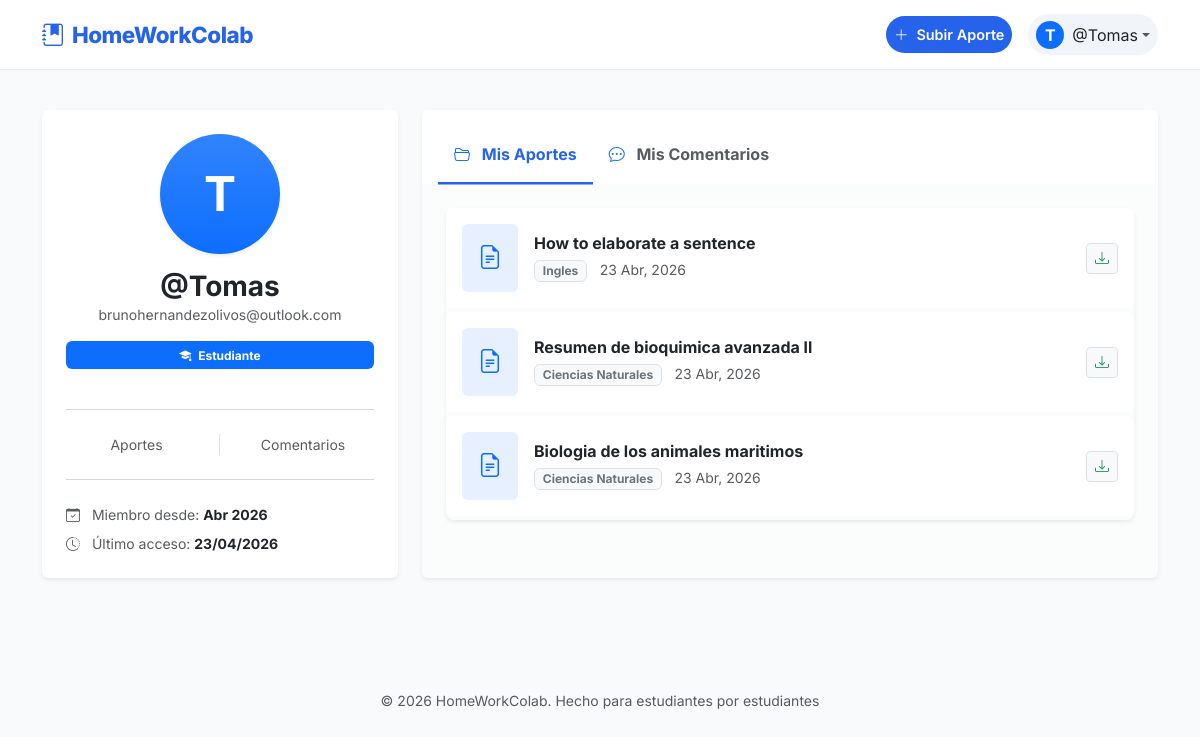
The page /usuarios/perfil/ (signed in) on the database as committed earlier.
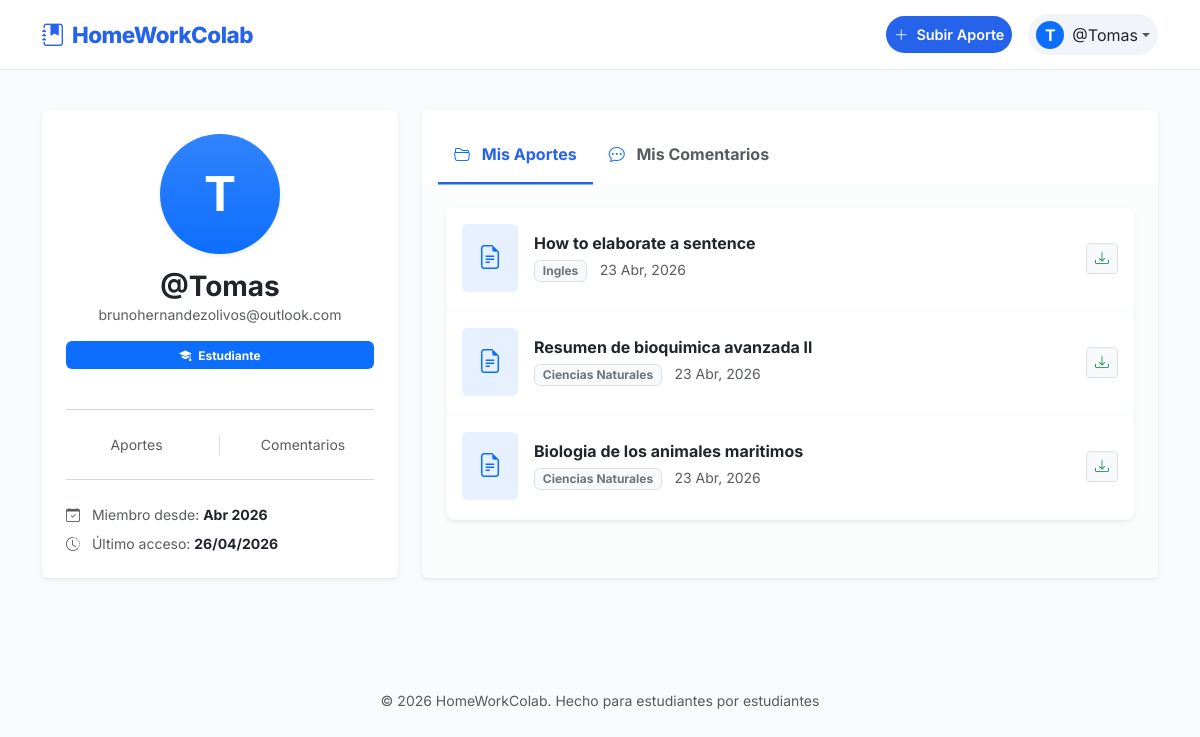
The same page on the database as committed later.
### users/models.py (models this page shows, shortened)
class CustomUser(AbstractUser):
    fecha_registro= models.DateTimeField(auto_now_add=True)
    is_moderador = models.BooleanField('Es Moderador', default=False)

### users/views.py (the view)
# urls.py: path('perfil/', views.perfil, name='perfil'),
@login_required
def perfil(request):
    mis_trabajos = Trabajo.objects.filter(usuario=request.user).order_by('-fecha_subida')
    return render(request, 'users/perfil.html', {
        'mis_trabajos': mis_trabajos
    })

### templates/users/perfil.html (shortened to what the changed rows need)
{% extends 'base.html' %}
{% block content %}
<div class="row g-4 mb-5">
    <div class="col-lg-4">
        <div class="card p-4 text-center border-0 shadow-sm fade-in-up">
            <div class="mx-auto mb-3 d-flex align-items-center justify-content-center bg-primary bg-gradient text-white rounded-circle shadow-sm" style="width: 120px; height: 120px; font-size: 3rem; font-weight: bold;">
                {{ user.username|make_list|first|upper }}
            </div>
            <h3 class="fw-bold text-dark mb-0">@{{ user.username }}</h3>
            <p class="text-muted small mb-3">{{ user.email }}</p>
            {% if user.is_staff %}
                <span class="badge bg-danger mb-3 px-3 py-2"><i class="bi bi-shield-lock-fill me-1"></i> Administrador</span>
            {% else %}
                <span class="badge bg-primary mb-3 px-3 py-2"><i class="bi bi-mortarboard-fill me-1"></i> Estudiante</span>
            {% endif %}
            <hr class="text-muted my-4">
            <div class="row text-center">
                <div class="col-6 border-end">
                </div>
                <div class="col-6">
                </div>
            </div>
            <hr class="text-muted my-4">
            <div class="text-start small text-muted">
                <p class="mb-2"><i class="bi bi-calendar-check me-2"></i> Miembro desde: <strong class="text-dark">{{ user.date_joined|date:"M Y" }}</strong></p>
                <p class="mb-0"><i class="bi bi-clock-history me-2"></i> Último acceso: <strong class="text-dark">{{ user.last_login|date:"d/m/Y" }}</strong></p>
            </div>
        </div>
    </div>
</div>
{% endblock %}

### templates/base.html (shortened to what this page needs)
<!doctype html>
<html lang="es">
  <head>
    <link
      href="https://cdn.jsdelivr.net/npm/bootstrap@5.3.0/dist/css/bootstrap.min.css"
      rel="stylesheet"
    />
    <link
      rel="stylesheet"
      href="https://cdn.jsdelivr.net/npm/bootstrap-icons@1.11.0/font/bootstrap-icons.css"
    />
  </head>
  <body>
    <nav class="navbar navbar-expand-lg sticky-top mb-4">
      <div class="container">
        <a
          class="navbar-brand d-flex align-items-center"
          href="{% url 'home' %}"
        >
          <i class="bi bi-journal-bookmark-fill me-2"></i> HomeWorkColab
        </a>
        <div class="collapse navbar-collapse" id="navbarNav">
          <ul class="navbar-nav ms-auto align-items-center gap-2 mt-3 mt-lg-0">
            {% if user.is_authenticated %}
            <li class="nav-item">
              <a
                class="nav-link btn-upload-nav d-flex align-items-center"
                href="{% url 'trabajos:subir' %}"
              >
                <i class="bi bi-plus-lg me-2"></i> Subir Aporte
              </a>
            </li>
            <li class="nav-item dropdown ms-lg-2">
              <a
                class="nav-link dropdown-toggle user-pill d-flex align-items-center"
                href="#"
                id="navbarDropdown"
                role="button"
                data-bs-toggle="dropdown"
              >
                <div
                  class="bg-primary text-white rounded-circle d-flex align-items-center justify-content-center me-2"
                  style="width: 28px; height: 28px; font-weight: bold"
                >
                  {{ user.username|first|upper }}
                </div>
                <span class="text-dark fw-600">@{{ user.username }}</span>
              </a>
            </li>
            {% endif %}
          </ul>
        </div>
      </div>
    </nav>
    <main class="container py-3 fade-in">
      {% block content %}{% endblock %}
    </main>
    <footer class="container text-center py-5 mt-auto">
      <p class="text-muted small">
        © 2026 HomeWorkColab. Hecho para estudiantes por estudiantes
      </p>
    </footer>
  </body>
</html>

Rows that differ between the two databases and show on the page:
changed CustomUser "Tomas": last_login "23/04/2026" → "26/04/2026"
